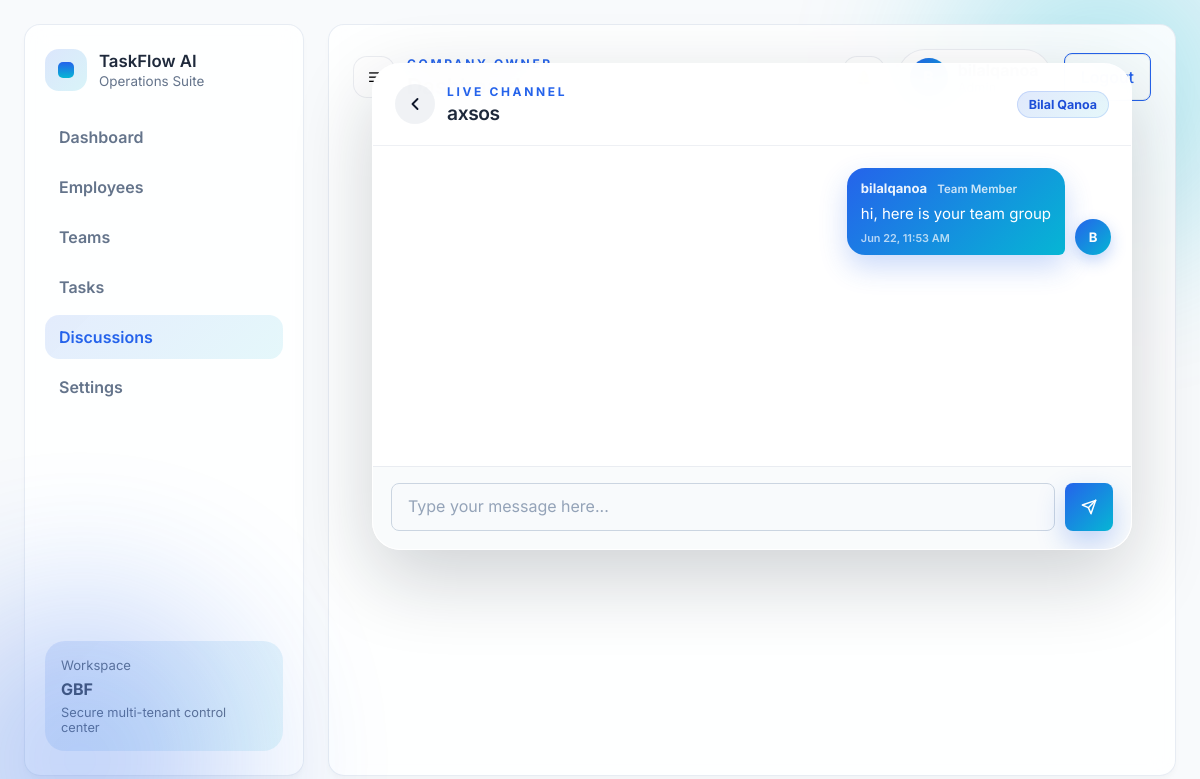
The page /dashboard/discussions/1/ (signed in) on the database its author committed.
### companies/models.py (models this page shows, shortened)
class Company(models.Model):
    owner = models.OneToOneField(
        'accounts.User',
        on_delete=models.CASCADE,
        related_name='owned_company'
    )
    name = models.CharField(max_length=255)
    description = models.TextField(blank=True)
    logo = models.ImageField(upload_to='company_logos/', null=True, blank=True)
    website = models.URLField(blank=True)
    phone = models.CharField(max_length=30, blank=True)
    address = models.CharField(max_length=255, blank=True)
    created_at = models.DateTimeField(auto_now_add=True)
    class Meta:
        ordering = ['-created_at']

class Team(models.Model):
    name = models.CharField(max_length=255)
    company = models.ForeignKey(
        Company,
        on_delete=models.CASCADE,
        related_name='teams',
    )
    team_leader = models.ForeignKey(
        User,
        on_delete=models.SET_NULL,
        null=True,
        blank=True,
        related_name='led_teams',
    )
    members = models.ManyToManyField(
        User,
        through='TeamMembership',
        related_name='teams',
        blank=True,
    )
    created_at = models.DateTimeField(auto_now_add=True)
    class Meta:
        ordering = ['-created_at']

class TeamMessage(models.Model):
    team = models.ForeignKey(Team, on_delete=models.CASCADE, related_name='messages')
    sender = models.ForeignKey(User, on_delete=models.CASCADE, related_name='team_messages')
    message_text = models.TextField()
    timestamp = models.DateTimeField(auto_now_add=True)
    class Meta:
        ordering = ['timestamp']

### accounts/models.py (models this page shows, shortened)
class User(AbstractUser):
    ROLE_CHOICES = [
        ('company', 'Company Owner'),
        ('team_leader', 'Team Leader'),
        ('member', 'Member'),
    ]
    INVITATION_STATUS_CHOICES = [
        ('pending', 'Pending'),
        ('active', 'Active'),
    ]
    role = models.CharField(max_length=20, choices=ROLE_CHOICES)
    job_title = models.CharField(max_length=120, blank=True, default='')
    invitation_status = models.CharField(
        max_length=20,
        choices=INVITATION_STATUS_CHOICES,
        default='active',
    )
    company = models.ForeignKey(
        'companies.Company',
        on_delete=models.SET_NULL,
        null=True,
        blank=True,
        related_name='users'
    )

### dashboard/views.py (the view, shortened to what this page needs)
# urls.py: path('discussions/', views.discussions_view, name='discussions'),
@login_required(login_url='accounts:login')
@transaction.atomic
def discussions_view(request, team_id=None):
    team_leader_redirect = _redirect_team_leader(request, 'discussions')
    if team_leader_redirect:
        return team_leader_redirect
    company = _get_workspace_company(request.user)
    if not company:
        return redirect('accounts:profile')
    teams = _accessible_teams_for_user(request.user, company)
    selected_team_id = team_id or request.GET.get('team')
    active_team = None
    team_messages = TeamMessage.objects.none()
    if selected_team_id:
        active_team = teams.filter(pk=selected_team_id).first()
        if not active_team:
            messages.error(request, 'Operation Failed: You do not have access to that team channel.')
            return redirect('dashboard:discussions')
        team_messages = (
            TeamMessage.objects.filter(team=active_team)
            .select_related('sender')
            .order_by('timestamp')
        )
    return render(request, 'dashboard/discussions.html', {
        'company': company,
        'user': request.user,
        'teams': teams,
        'active_team': active_team,
        'team_messages': team_messages,
    })

### dashboard/views.py (called while the page is built, shortened)
def _redirect_team_leader(request, section='dashboard'):
    if getattr(request.user, 'role', None) != 'team_leader':
        return None

def _get_workspace_company(user):
    return getattr(user, 'owned_company', None) or getattr(user, 'company', None)

def _accessible_teams_for_user(user, company):
    base_qs = (
        Team.objects.filter(company=company)
        .select_related('team_leader', 'company')
        .annotate(
            member_count=Count('memberships', distinct=True),
            last_message_at=Max('messages__timestamp'),
        )
    )
    if user.is_superuser or user.role == 'company':
        return base_qs.order_by('name')
    return base_qs.filter(
        Q(team_leader=user) | Q(memberships__user=user),
    ).distinct().order_by('name')

### templates/dashboard/discussions.html (shortened to what this page needs)
{% extends 'dashboard/base.html' %}
{% block content %}
<div class="discussions-container{% if active_team %} chat-active{% endif %}" id="discussionsRoot">
    <section class="discussions-chat-panel" id="chatPanel" aria-label="Team chat" aria-hidden="{% if active_team %}false{% else %}true{% endif %}">
        {% if active_team %}
        <header class="discussions-chat-header">
            <div class="discussions-chat-header__info">
                <button type="button" class="discussions-chat-back" id="closeChatPanel" aria-label="Back to teams">
                    <svg width="20" height="20" viewBox="0 0 24 24" fill="none" stroke="currentColor"
                        stroke-width="2.25" stroke-linecap="round" stroke-linejoin="round">
                        <polyline points="15 18 9 12 15 6"></polyline>
                    </svg>
                </button>
                <div>
                    <p class="eyebrow">Live Channel</p>
                    <h2 id="chatTeamTitle">{{ active_team.name }}</h2>
                </div>
            </div>
            <div class="discussions-chat-header__badge">
                {% if active_team.team_leader %}
                <span class="discussion-leader-badge">
                    {{ active_team.team_leader.get_full_name|default:active_team.team_leader.username }}
                </span>
                {% else %}
                <span class="discussion-leader-badge discussion-leader-badge--muted">No leader assigned</span>
                {% endif %}
            </div>
        </header>
        <div class="discussions-chat-stream" id="chatStream" role="log" aria-live="polite" aria-relevant="additions">
            {% for msg in team_messages %}
            {% with sender_name=msg.sender.get_full_name|default:msg.sender.username %}
            <article
                class="chat-message{% if msg.sender_id == user.id %} chat-message--own{% else %} chat-message--other{% endif %}">
                <div
                    class="chat-bubble{% if msg.sender_id == user.id %} chat-bubble--own{% else %} chat-bubble--other{% endif %}">
                    <div class="chat-bubble__meta">
                        <strong class="chat-bubble__name">{{ sender_name }}</strong>
                        <span class="chat-bubble__title">{{ msg.sender.job_title|default:'Team Member' }}</span>
                    </div>
                    <p class="chat-bubble__text">{{ msg.message_text|linebreaksbr }}</p>
                    <time class="chat-bubble__time" datetime="{{ msg.timestamp|date:'c' }}">
                        {{ msg.timestamp|date:"M d, g:i A" }}
                    </time>
                </div>
                {% if msg.sender_id == user.id %}
                <div class="chat-avatar chat-avatar--own" aria-hidden="true">{{ sender_name|slice:":1"|upper }}</div>
                {% endif %}
            </article>
            {% endwith %}
            {% empty %}
            <div class="discussions-chat-empty">
                <p>No messages yet. Be the first to start the conversation.</p>
            </div>
            {% endfor %}
        </div>
        <form method="POST" action="{% url 'dashboard:discussions_team' team_id=active_team.pk %}"
            class="discussions-chat-compose" id="chatComposeForm">
            <textarea id="message_text" name="message_text" class="discussions-chat-input" rows="1"
                placeholder="Type your message here..." required autocomplete="off"></textarea>
            <button type="submit" class="discussions-chat-send" aria-label="Send message">
                <svg width="20" height="20" viewBox="0 0 24 24" fill="none" stroke="currentColor" stroke-width="2.25"
                    stroke-linecap="round" stroke-linejoin="round" aria-hidden="true">
                    <line x1="22" y1="2" x2="11" y2="13"></line>
                    <polygon points="22 2 15 22 11 13 2 9 22 2"></polygon>
                </svg>
            </button>
        </form>
        {% endif %}
    </section>
</div>
{% endblock content %}

### templates/dashboard/base.html (shortened to what this page needs)
{% load static %}
<!DOCTYPE html>
<html lang="en">
<head>
    <link rel="stylesheet" href="{% static 'css/global_theme.css' %}">
    <link rel="stylesheet" href="{% static 'css/dashboard.css' %}">
    <link rel="stylesheet" href="{% static 'css/teams.css' %}">
</head>
<body>
    <div class="dashboard-shell">
        <aside class="sidebar">
            <div class="brand-block">
                <div class="brand-mark"><span></span></div>
                <div>
                    <h1>TaskFlow AI</h1>
                    <p>Operations Suite</p>
                </div>
            </div>
            <nav class="nav-links">
                <a class="{% if request.resolver_match.url_name == 'dashboard' %}active{% endif %}"
                    href="{% url 'dashboard:dashboard' %}">Dashboard</a>
                <a class="{% if request.resolver_match.url_name == 'employees' %}active{% endif %}"
                    href="{% url 'dashboard:employees' %}">Employees</a>
                    <a class="{% if request.resolver_match.url_name == 'teams' or request.resolver_match.url_name == 'team_detail' %}active{% endif %}"
                    href="{% url 'dashboard:teams' %}">Teams</a>
                <a class="{% if request.resolver_match.url_name == 'tasks' %}active{% endif %}"
                    href="{% url 'dashboard:tasks' %}">Tasks</a>
                <a class="{% if request.resolver_match.url_name == 'discussions' or request.resolver_match.url_name == 'discussions_team' %}active{% endif %}"
                    href="{% url 'dashboard:discussions' %}">Discussions</a>
                <a class="{% if request.resolver_match.url_name == 'settings' %}active{% endif %}"
                    href="{% url 'dashboard:settings' %}">Settings</a>
            </nav>
            <div class="sidebar-card">
                <p>Workspace</p>
                <strong>{{ company.name }}</strong>
                <span>Secure multi-tenant control center</span>
            </div>
        </aside>
        <main class="main-panel">
            <header class="topbar">
                <div class="topbar-left">
                    <button class="icon-button" aria-label="Open menu">☰</button>
                    <div>
                        <p class="eyebrow">Company Owner</p>
                        <h2>Dashboard</h2>
                    </div>
                </div>
                <div class="topbar-right">
                    <button class="icon-button" aria-label="Notifications">🔔</button>
                    <div class="profile-pill">
                        <div class="avatar">{{ user.get_full_name|default:user.username|first|upper }}</div>
                        <div>
                            <strong>{{ user.get_full_name|default:user.username }}</strong>
                            <span>Admin</span>
                        </div>
                    </div>
                    <div class="nav-actions">
                        <a href="{% url 'accounts:logout' %}" class="button-secondary logout-link">Logout</a>
                    </div>
                </div>
            </header>
            {% block content %}{% endblock content %}
        </main>
    </div>
</body>
</html>

### static/css/global_theme.css (style rules this page uses)
:root { --primary-color: #2563EB; --primary-hover: #1D4ED8; --bg-light: #F8FAFC; --bg-dark: #0F172A; --text-heading: #1E293B; --text-body: #475569; --border-color: rgba(226, 232, 240, 0.8); --font-family-base: 'Inter', sans-serif; --glass-bg: rgba(255, 255, 255, 0.85); --glass-blur: blur(12px); --glass-border: 1px solid var(--border-color); --glass-radius: 1rem; --glass-shadow: 0 4px 6px -1px rgb(0 0 0 / 0.03); --input-radius: 0.5rem; --input-padding: 0.75rem 1rem; --input-bg: #F8FAFC; --focus-ring: 0 0 0 2px rgba(37, 99, 235, 0.2); --transition-fast: all 0.3s ease; }
body { font-family: var(--font-family-base) !important; background: var(--bg-light) !important; color: var(--text-body) !important; margin: 0; -webkit-font-smoothing: antialiased; }
h1, h2, h3, h4, h5, h6 { color: var(--text-heading); font-weight: 600; }
.card, .glass-panel, .dashboard-card, .sidebar, .team-leader-sidebar, .member-sidebar, .main-panel, .team-leader-panel, .member-main, .feature-card, .trust-card, .workflow-step, .board-column, .settings-panel, .profile-card { background: var(--glass-bg) !important; backdrop-filter: var(--glass-blur) !important; -webkit-backdrop-filter: var(--glass-blur) !important; border: var(--glass-border) !important; border-radius: var(--glass-radius) !important; box-shadow: var(--glass-shadow) !important; }
.button-primary, .btn-primary, .btn, button[type="submit"] { background-color: var(--primary-color) !important; color: #ffffff !important; border: none !important; border-radius: var(--input-radius) !important; padding: 0.5rem 1rem !important; font-family: var(--font-family-base) !important; font-weight: 500 !important; transition: var(--transition-fast) !important; cursor: pointer !important; display: inline-flex !important; align-items: center !important; justify-content: center !important; text-decoration: none !important; }
.button-secondary, .btn-secondary { background-color: transparent !important; color: var(--primary-color) !important; border: 1px solid var(--primary-color) !important; border-radius: var(--input-radius) !important; padding: 0.5rem 1rem !important; font-family: var(--font-family-base) !important; font-weight: 500 !important; transition: var(--transition-fast) !important; cursor: pointer !important; display: inline-flex !important; align-items: center !important; justify-content: center !important; text-decoration: none !important; }
input[type="text"], input[type="email"], input[type="password"], input[type="number"], select, textarea, .form-control { font-family: var(--font-family-base) !important; border: 1px solid rgba(203, 213, 225, 1) !important; border-radius: var(--input-radius) !important; padding: var(--input-padding) !important; background-color: var(--input-bg) !important; color: var(--text-heading) !important; transition: all var(--transition-fast) !important; width: 100%; box-sizing: border-box; }
a { color: var(--primary-color); text-decoration: none; transition: color var(--transition-fast); }
.nav-links a { color: var(--text-body); }
.nav-links a:hover, .nav-links a.active { color: var(--primary-color); }

### static/css/teams.css (style rules this page uses)
.button-secondary { border: 1px solid rgba(148, 163, 184, 0.32); background: rgba(255, 255, 255, 0.82); color: #475569; padding: 0 20px; min-height: 48px; border-radius: 16px; cursor: pointer; transition: transform .2s ease, background .2s ease; }

### rows shown on the page
Company: name "GBF"
Team: name "axsos", team_leader.get_full_name "Bilal Qanoa"
TeamMessage: sender "bilalqanoa", sender.job_title "Team Member", message_text "hi, here is your team group", timestamp "Jun 22, 11:53 AM", sender "B"
